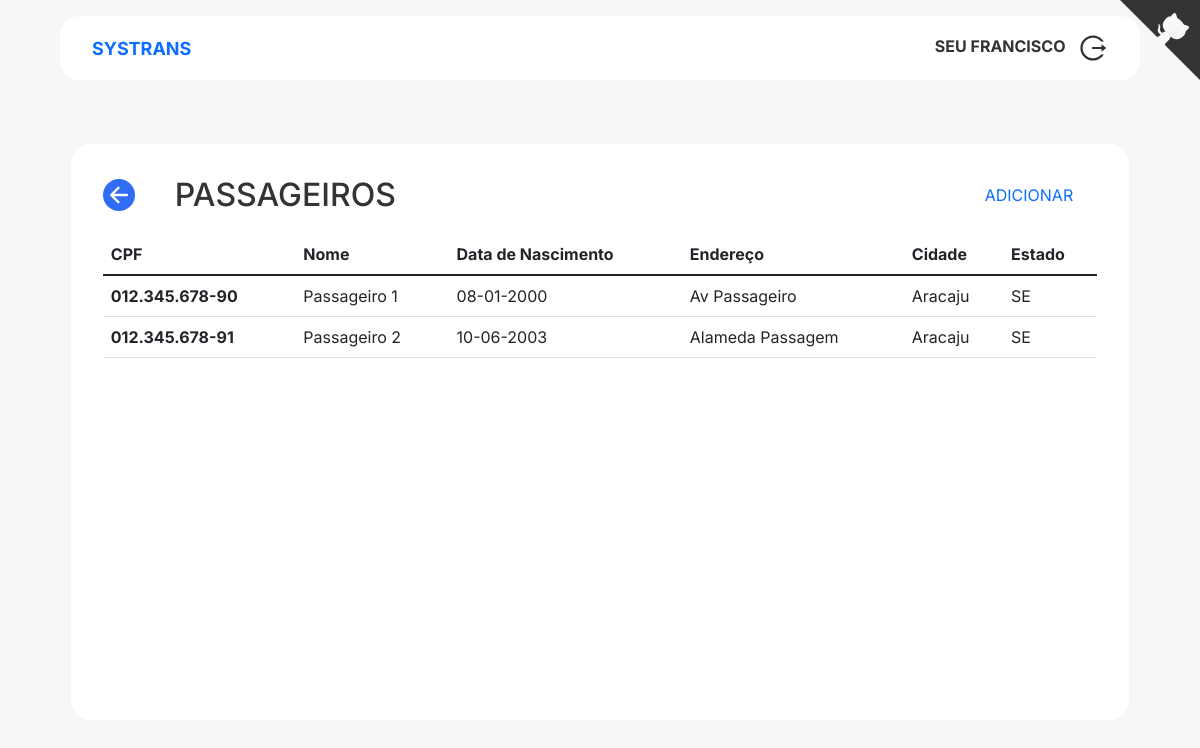
Page /passenger (signed in) on the committed database.
### app/model/tables/person.py (models this page shows, shortened)
class Person(db.Model):
    __tablename__ = 'people'
    id = db.Column(db.Integer, primary_key=True)
    cpf = db.Column(db.String, unique=True, nullable=False)
    name = db.Column(db.String, nullable=False)
    birth_date = db.Column(db.Date, nullable=False)
    address = db.Column(db.String, nullable=False)

### app/model/tables/passenger.py (models this page shows, shortened)
class Passenger(Person):
    __tablename__ = 'passengers'
    id = db.Column(db.Integer, db.ForeignKey('people.id'), primary_key=True)
    city = db.Column(db.String, nullable=False)
    state = db.Column(db.String, nullable=False)

### app/controller/passenger.py (the view)
@app.route('/passenger', methods=['GET', 'POST'])
def list_passengers():
    if not current_user.is_authenticated:
        return redirect(url_for('login'))
    username = current_user.name.upper()
    passengers_list = Passenger.query.all()
    return render_template(
        'passenger/list.html',
        passengers_list=passengers_list,
        username=username,
    )

### app/model/tables/user.py (called while the page is built)
@lm.user_loader
def load_user(user):
    return User.query.get(user)

    @property
    def is_authenticated(self):
        return True

### app/templates/passenger/list.html
{% extends 'application.html' %}
{% block app_content %}
<div class="container">
  <div class="content">
    <div class="subtitle">
      <div>
        <a class="me-4" href="{{ url_for('dashboard') }}">
          <svg xmlns="http://www.w3.org/2000/svg" class="back-button ionicon" viewBox="0 0 512 512">
            <title>Arrow Back</title>
            <path fill="none" stroke="currentColor" stroke-linecap="round" stroke-linejoin="round" stroke-width="48"
              d="M244 400L100 256l144-144M120 256h292" />
          </svg>
        </a>
        <h2>PASSAGEIROS</h2>
      </div>
      <a class="me-4" href="{{ url_for('register_passenger') }}">
        ADICIONAR
      </a>
    </div>
    <table class="table">
      <thead>
        <tr>
          <th scope="col">CPF</th>
          <th scope="col">Nome</th>
          <th scope="col">Data de Nascimento</th>
          <th scope="col">Endereço</th>
          <th scope="col">Cidade</th>
          <th scope="col">Estado</th>
        </tr>
      </thead>
      <tbody>
        {% for passenger in passengers_list %}
        <tr>
          <th scope="row">{{ '{}.{}.{}-{}'.format(passenger.cpf[:3], passenger.cpf[3:6], passenger.cpf[6:9],
            passenger.cpf[9:]) }}
          </th>
          <td>{{ passenger.name }}</td>
          <td>{{ passenger.birth_date.strftime('%d-%m-%Y') }}</td>
          <td>{{ passenger.address }}</td>
          <td>{{ passenger.city }}</td>
          <td>{{ passenger.state }}</td>
        </tr>
        {% endfor %}
      </tbody>
    </table>
  </div>
</div>
{% endblock %}

### app/templates/application.html (shortened to what this page needs)
{% extends 'base.html' %}
{% block stylesheet %}
<link rel="stylesheet" href="../static/css/application.css">
{% endblock %}
{% block content %}
<div class="header">
  <div class="header-content">
    <span class="logo"><a href="{{ url_for('dashboard') }}">SYSTRANS</a></span>
    <div>
      <span><b>{{username}}</b></span>
      <a href="{{ url_for('logout') }}">
      </a>
    </div>
  </div>
</div>
{% block app_content %} {% endblock %}
{% endblock %}

### app/templates/base.html (shortened to what this page needs)
<!DOCTYPE html>
<html lang="en">
<head>
  <link href="https://cdn.jsdelivr.net/npm/bootstrap@5.1.3/dist/css/bootstrap.min.css" rel="stylesheet"
>
  <link rel="stylesheet" href="../static/css/global.css">
  {% block stylesheet %} {% endblock %}
</head>
<body>
  {% block content %} {% endblock %}
  <a href="https://github.com/nataliafonseca/flask-systrans" class="github-corner" aria-label="View source on GitHub"
    target="_blank">
  </a>
</body>
</html>

### app/static/css/global.css (style rules this page uses)
* { margin: 0; padding: 0; box-sizing: border-box; }
body { background: #f7f7f7; font-family: "Inter", -apple-system, BlinkMacSystemFont, "Segoe UI", Roboto, Oxygen, Ubuntu, Cantarell, "Open Sans", "Helvetica Neue", sans-serif; color: #333333; }
a { text-decoration: none; }
.subtitle h2 { margin-bottom: 0; }
.subtitle { display: flex; justify-content: space-between; margin-bottom: 20px; align-items: center; }
.subtitle > div { display: flex; gap: 1rem; align-items: center; }
.back-button { height: 2rem; margin: 0; background-color: #316cf4; color: #ffffff; padding: 0.2rem; border-radius: 30px; transition: 0.2s ease-in-out; }

### app/static/css/application.css (style rules this page uses)
.header { display: flex; justify-content: center; align-items: center; }
.header-content { display: flex; justify-content: space-between; align-items: center; background: #ffffff; max-width: 1200px; width: 90%; height: 4rem; margin-top: 1rem; border-radius: 20px; padding-right: 2rem; padding-left: 2rem; }
.container { display: flex; flex-direction: column; align-items: center; justify-content: center; padding-top: 4rem; min-height: 80vh; min-width: 100%; }
.content { flex: 1; background: #ffffff; border-radius: 20px; display: flex; flex-direction: column; padding: 2rem; max-width: 1200px; width: 90%; }
.icon { fill: #333333; height: 30px; width: 30px; margin-left: 0.5rem; }
.logo { font-weight: bold; font-size: large; }

### rows in the picture
Person: name "SEU FRANCISCO"
Passenger: name "Passageiro 1", birth_date "08-01-2000", address "Av Passageiro", city "Aracaju", state "SE"
Person: cpf "012.345.678-90"
Passenger: name "Passageiro 2", birth_date "10-06-2003", address "Alameda Passagem", city "Aracaju", state "SE"
Person: cpf "012.345.678-91"
